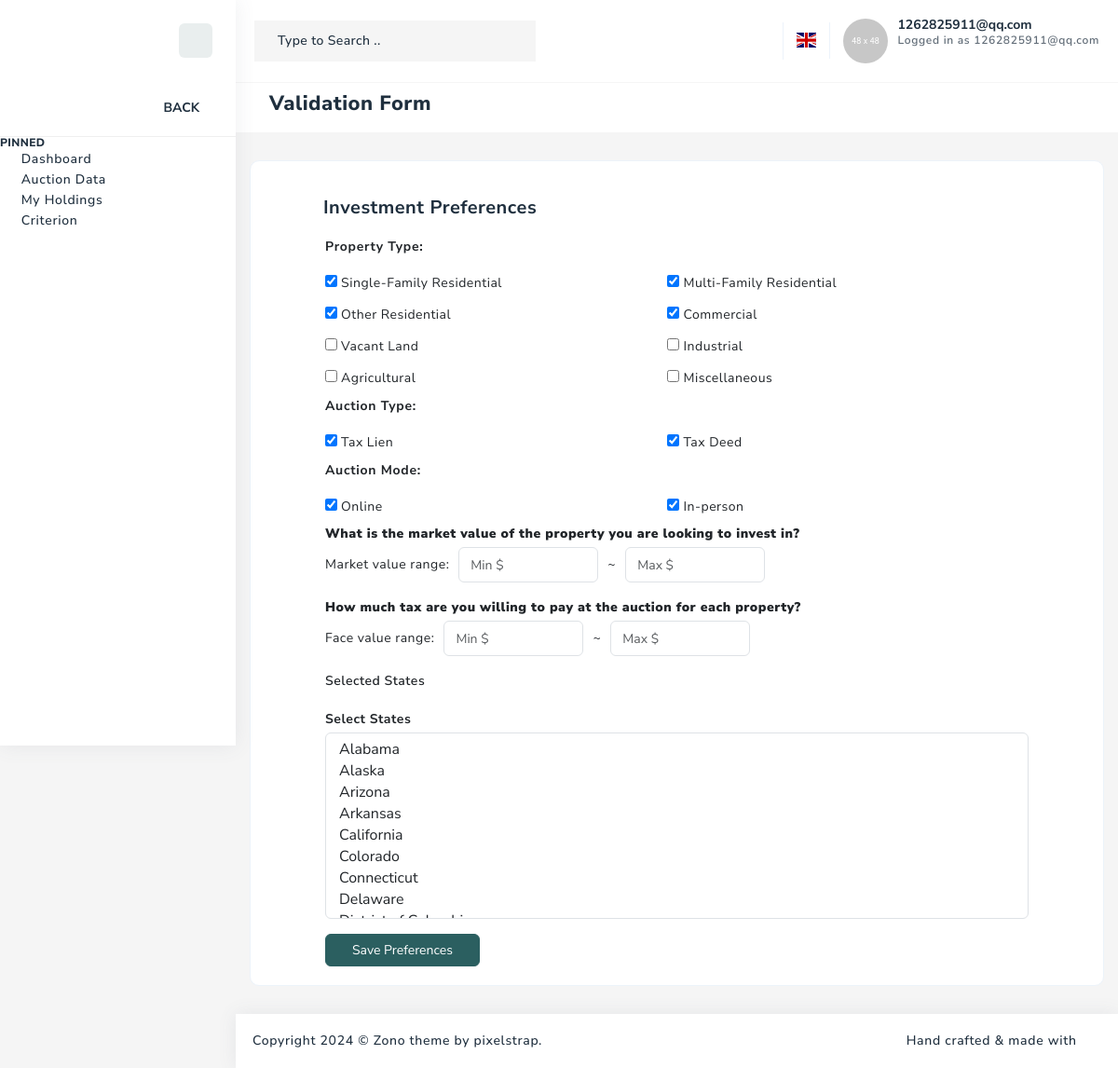
The page /criterion/ (signed in) on the database its author committed.
### criterion/models.py (models this page shows, shortened)
class Criterion(models.Model):
    user = models.ForeignKey(
        User,
        on_delete=models.CASCADE,
        null=True,
        blank=True,
        default=None
    )
    created_at = models.DateTimeField(auto_now_add=True)
    updated_at = models.DateTimeField(auto_now=True)
    AUCTION_TYPE_CHOICES = [
        ('tax deed', 'Tax Deed'),
        ('tax lien', 'Tax Lien'),
    ]
    IS_ONLINE_CHOICES = [
        ('online', 'Online'),
        ('in-person', 'In-person'),
    ]
    PROPERTY_TYPE_CHOICES = [
        ('single_family_residential', 'Single-Family Residential'),
        ('multi_family_residential', 'Multi-Family Residential'),
        ('other_residential', 'Other Residential'),
        ('commercial', 'Commercial'),
        ('vacant_land', 'Vacant Land'),
        ('industrial', 'Industrial'),
        ('agricultural', 'Agricultural'),
        ('miscellaneous', 'Miscellaneous'),
    ]
    auction_type = models.CharField(
        max_length=10, choices=AUCTION_TYPE_CHOICES, null=True, blank=True, default=""
    )
    is_online = models.TextField(
        max_length=10, choices=IS_ONLINE_CHOICES, null=True, blank=True, default=""
    )
    property_type = models.TextField(null=True, blank=True, default="")
    market_value_min = models.DecimalField(
        max_digits=10, decimal_places=2, null=True, blank=True
    )
    market_value_max = models.DecimalField(
        max_digits=10, decimal_places=2, null=True, blank=True
    )
    face_value_min = models.DecimalField(
        max_digits=10, decimal_places=2, null=True, blank=True
    )
    face_value_max = models.DecimalField(
        max_digits=10, decimal_places=2, null=True, blank=True
    )
    states = models.ManyToManyField(
        'States', blank=True
    )

### criterion/views.py (the view, shortened to what this page needs)
# urls.py: path('criterion/', criterion_views.criterion, name='criterion'),
@login_required
def criterion(request):
    user_criteria, created = Criterion.objects.get_or_create(user=request.user)
    all_states = States.objects.all()  # 获取所有州
    return render(request, "criterion.html", {
        "user_criteria": user_criteria,
        "all_states": all_states,
    })

### criterion/templates/criterion.html (shortened to what this page needs)
<!DOCTYPE html>
<html lang="en">
  <head>
    {% load static %}
    <link rel="stylesheet" type="text/css" href="{% static 'css/font-awesome.css' %}">
    <link rel="stylesheet" type="text/css" href="{% static 'css/vendors/icofont.css' %}">
    <link rel="stylesheet" type="text/css" href="{% static 'css/vendors/themify.css' %}">
    <link rel="stylesheet" type="text/css" href="{% static 'css/vendors/flag-icon.css' %}">
    <link rel="stylesheet" type="text/css" href="{% static 'css/vendors/feather-icon.css' %}">
    <link rel="stylesheet" type="text/css" href="{% static 'css/vendors/animate.css' %}">
    <link rel="stylesheet" type="text/css" href="{% static 'css/vendors/bootstrap.css' %}">
    <link rel="stylesheet" type="text/css" href="{% static 'css/style.css' %}">
    <link id="color" rel="stylesheet" href="{% static 'css/color-1.css' %}" media="screen">
    <link rel="stylesheet" type="text/css" href="{% static 'css/responsive.css' %}">
  </head>
  <body>
    <div class="page-wrapper compact-wrapper" id="pageWrapper">
      {% include 'header.html' %}
      <div class="page-body-wrapper">
        {% include 'sidenav.html' %}
        <div class="page-body">
          <div class="container-fluid">
            <div class="page-title">
              <div class="row">
                <div class="col-xl-4 col-sm-7 box-col-3">
                  <h3>Validation Form</h3>
                </div>
              </div>
            </div>
          </div>
          <div class="container-fluid">
            <div class="row h-100">
                <div class="col-12 h-100">
                    <div class="card h-100">
                      <div class="card-header" style="margin-left: -20px;">
                        <h4>Investment Preferences</h4>
                      </div>
                        <form method="post">
                            <div>
                                <p><strong>Property Type:</strong></p>
                                <div style="display: flex; flex-wrap: wrap; gap: 5px;">
                                    <div style="width: 48%;">
                                        <input type="checkbox" id="single_family_residential" name="property_type" value="single_family_residential"
                                            {% if 'single_family_residential' in user_criteria.property_type %}checked{% endif %}>
                                        <label for="single_family_residential">Single-Family Residential</label>
                                    </div>
                                    <div style="width: 48%;">
                                        <input type="checkbox" id="multi_family_residential" name="property_type" value="multi_family_residential"
                                            {% if 'multi_family_residential' in user_criteria.property_type %}checked{% endif %}>
                                        <label for="multi_family_residential">Multi-Family Residential</label>
                                    </div>
                                    <div style="width: 48%;">
                                        <input type="checkbox" id="other_residential" name="property_type" value="other_residential"
                                            {% if 'other_residential' in user_criteria.property_type %}checked{% endif %}>
                                        <label for="other_residential">Other Residential</label>
                                    </div>
                                    <div style="width: 48%;">
                                        <input type="checkbox" id="commercial" name="property_type" value="commercial"
                                            {% if 'commercial' in user_criteria.property_type %}checked{% endif %}>
                                        <label for="commercial">Commercial</label>
                                    </div>
                                    <div style="width: 48%;">
                                        <input type="checkbox" id="vacant_land" name="property_type" value="vacant_land"
                                            {% if 'vacant_land' in user_criteria.property_type %}checked{% endif %}>
                                        <label for="vacant_land">Vacant Land</label>
                                    </div>
                                    <div style="width: 48%;">
                                        <input type="checkbox" id="industrial" name="property_type" value="industrial"
                                            {% if 'industrial' in user_criteria.property_type %}checked{% endif %}>
                                        <label for="industrial">Industrial</label>
                                    </div>
                                    <div style="width: 48%;">
                                        <input type="checkbox" id="agricultural" name="property_type" value="agricultural"
                                            {% if 'agricultural' in user_criteria.property_type %}checked{% endif %}>
                                        <label for="agricultural">Agricultural</label>
                                    </div>
                                    <div style="width: 48%;">
                                        <input type="checkbox" id="miscellaneous" name="property_type" value="miscellaneous"
                                            {% if 'miscellaneous' in user_criteria.property_type %}checked{% endif %}>
                                        <label for="miscellaneous">Miscellaneous</label>
                                    </div>
                                </div>
                            </div>
                            <div>
                                <p><strong>Auction Type:</strong></p>
                                <div style="display: flex; flex-wrap: wrap; gap: 5px;">
                                    <div style="width: 48%;">
                                        <input type="checkbox" id="tax_lien" name="auction_type" value="tax lien"
                                            {% if 'tax lien' in user_criteria.auction_type %}checked{% endif %}>
                                        <label for="tax_lien">Tax Lien</label>
                                    </div>
                                    <div style="width: 48%;">
                                        <input type="checkbox" id="tax_deed" name="auction_type" value="tax deed"
                                            {% if 'tax deed' in user_criteria.auction_type %}checked{% endif %}>
                                        <label for="tax_deed">Tax Deed</label>
                                    </div>
                                </div>
                            </div>
                            <div>
                                <p><strong>Auction Mode:</strong></p>
                                <div style="display: flex; flex-wrap: wrap; gap: 5px;">
                                    <div style="width: 48%;">
                                        <input type="checkbox" id="online" name="is_online" value="online"
                                            {% if 'online' in user_criteria.is_online %}checked{% endif %}>
                                        <label for="online">Online</label>
                                    </div>
                                    <div style="width: 48%;">
                                        <input type="checkbox" id="in_person" name="is_online" value="in-person"
                                            {% if 'in-person' in user_criteria.is_online %}checked{% endif %}>
                                        <label for="in_person">In-person</label>
                                    </div>
                                </div>
                            </div>
                          <div class="mb-3">
                            <label class="form-label">
                                <strong>What is the market value of the property you are looking to invest in?</strong>
                            </label>
                            <div style="display: flex; align-items: center; gap: 10px;">
                                <span>Market value range: </span>
                                <input type="number" id="market_value_min" name="market_value_min" class="form-control" placeholder="Min $"
                                    value="{{ user_criteria.market_value_min|floatformat:0 }}" style="width: 150px;"
                                    min="0" max="1000000000" step="1"
                                    oninput="validateMinMaxRange()">
                                <span>~</span>
                                <input type="number" id="market_value_max" name="market_value_max" class="form-control" placeholder="Max $"
                                    value="{{ user_criteria.market_value_max|floatformat:0 }}" style="width: 150px;"
                                    min="0" max="1000000000" step="1"
                                    oninput="validateMinMaxRange()">
                            </div>
                          </div>
                          <div class="mb-3">
                            <label class="form-label">
                                <strong>How much tax are you willing to pay at the auction for each property?</strong>
                            </label>
                            <div style="display: flex; align-items: center; gap: 10px;">
                                <span>Face value range: </span>
                                <input type="number" id="face_value_min" name="face_value_min" class="form-control" placeholder="Min $"
                                    value="{{ user_criteria.face_value_min|floatformat:0 }}" style="width: 150px;"
                                    min="0" max="1000000000" step="1"
                                    oninput="validateMinMaxRange()">
                                <span>~</span>
                                <input type="number" id="face_value_max" name="face_value_max" class="form-control" placeholder="Max $"
                                    value="{{ user_criteria.face_value_max|floatformat:0 }}" style="width: 150px;"
                                    min="0" max="1000000000" step="1"
                                    oninput="validateMinMaxRange()">
                            </div>
                          </div>
                          <div class="mb-3">
                              <label class="form-label">Selected States</label>
                          </div>
                          <div class="mb-3">
                            <label class="form-label" for="states" style="font-weight: bold;">Select States</label>
                            <select id="states" name="states" class="form-control" multiple style="height: 200px;">
                                {% for state in all_states %}
                                <option value="{{ state.id }}"
                                        {% if state in user_criteria.states.all %}selected{% endif %}>
                                </option>
                                {% endfor %}
                            </select>
                          </div>
                          <button type="submit" class="btn btn-primary">Save Preferences</button>
                      </form>
                    </div>
                </div>
            </div>
        </div>
      </div>
        {% include 'footer-light.html' %}
  </body>
</html>

### authentication/template/header.html (shortened to what this page needs)
{% load static %}
<div class="page-header">
    <div class="header-wrapper row m-0">
        <form class="col-sm-4 form-inline search-full d-none d-xl-block" action="#" method="get">
            <div class="form-group">
                <div class="Typeahead Typeahead--twitterUsers">
                    <div class="u-posRelative">
                        <input class="demo-input Typeahead-input form-control-plaintext w-100" type="text" placeholder="Type to Search .." name="q" title="" autofocus>
                        <svg class="search-bg svg-color">
                            <use href="{% static 'svg/icon-sprite.svg#search' %}"></use>
                        </svg>
                    </div>
                </div>
            </div>
        </form>
        <div class="nav-right col-xl-8 col-lg-12 col-auto pull-right right-header p-0">
            <ul class="nav-menus">
                <li class="onhover-dropdown">
                    <div class="notification-box">
                        <svg>
                            <use href="{% static 'svg/icon-sprite.svg#Bell' %}"></use>
                        </svg>
                    </div>
                </li>
                <li class="language-nav">
                    <div class="translate_wrapper">
                        <div class="current_lang">
                            <div class="lang"><i class="flag-icon flag-icon-gb"></i><span class="lang-txt">EN</span></div>
                        </div>
                    </div>
                </li>
                <li class="profile-nav onhover-dropdown pe-0 py-0">
                    <div class="d-flex align-items-center profile-media">
                        <img class="b-r-25" src="{% static 'images/dashboard/profile.png' %}" alt="">
                        <div class="flex-grow-1 user">
                            {% if user.is_authenticated %}
                                <span>{{ user.username }}</span>
                                <p class="mb-0 font-nunito">Logged in as {{ user.username }}</p>
                            {% else %}
                                <span>Guest</span>
                                <p class="mb-0 font-nunito">Not logged in</p>
                            {% endif %}
                            <svg>
                                <use href="{% static 'svg/icon-sprite.svg#header-arrow-down' %}"></use>
                            </svg>
                        </div>
                    </div>
                </li>
            </ul>
        </div>
    </div>
</div>

### criterion/templates/criterion.html (style rules this page uses)
body, html { height: 100%; margin: 0; padding: 0; }
.container-fluid { height: 100%; padding: 0; }
.card { height: 100%; margin: 0; padding: 20px 80px 20px; box-sizing: border-box; }

### rows shown on the page
Criterion: property_type "☑", auction_type "☑", is_online "☑"

### other values the page prints
{{ user.username }} "1262825911@qq.com"
